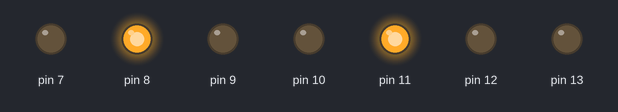
A sketch run on a simulated Arduino Uno, built with avr-gcc and run on an emulated ATmega328P. Parts: output pins drawn as LEDs (lit = HIGH).

Above: at 0.5 s.
At 1.5 s:
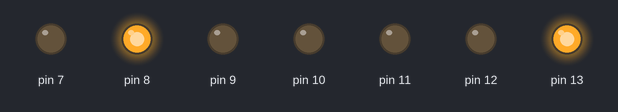
At 2.5 s:
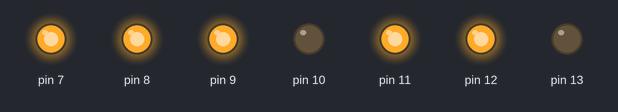
At 3.5 s:
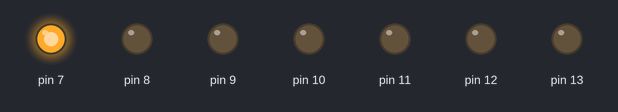
Timing chart, 0 to 5.2 s (numbered marks = the images above):
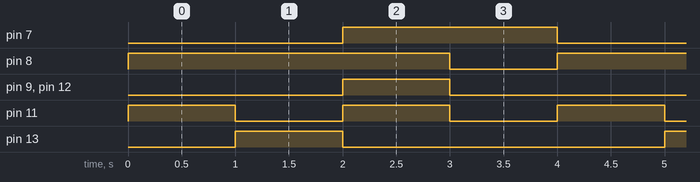

Measured:
- by itself, pin 7: alternates HIGH for 2.0 s and LOW for 2.0 s
- by itself, pin 8: alternates HIGH for 3.0 s and LOW for 1.0 s
- by itself, pin 9, pin 12, pin 13: alternates HIGH for 1.0 s and LOW for 3.0 s
- by itself, pin 11: alternates HIGH for 1.0 s and LOW for 1.0 s

The sketch:

Seven-segment_display.ino
```cpp
//本次拿到的七段顯示器是共陽極,
//顧名思義所有,3或8腳位輸入正極
//其他腳位陽位的正極就一起接上了
//輸出時,其他腳位輸出高電壓對應位置熄燈
//低電位亮燈


const int light[4][7] =
{ {1, 0, 0, 0, 0, 0, 0}, //0
  {1, 1, 1, 0, 1, 1, 0}, //1
  {0, 1, 0, 0, 0, 0, 1},
  {0, 1, 0, 0, 1, 0, 0}

};


void setup() {
  // put your setup code here, to run once:
  /*對應除了3&8外,1~10號腳位*/

  pinMode(7, OUTPUT);//1
  pinMode(8, OUTPUT);//2
  pinMode(9, OUTPUT);//4
  pinMode(10, OUTPUT);//5
  pinMode(11, OUTPUT);//6
  pinMode(12, OUTPUT);//7
  pinMode(13, OUTPUT);//9


}

void loop() {
  // put your main code here, to run repeatedly:

  for (int i = 0; i < 7; i++) {
    digitalWrite(i + 7, light[3][i]);

  }

  delay(1000);
  for (int i = 0; i < 7; i++) {
    digitalWrite(i + 7, light[2][i]);

  }
  delay(1000);
  for (int i = 0; i < 7; i++) {
    digitalWrite(i + 7, light[1][i]);

  }
  delay(1000);
  for (int i = 0; i < 7; i++) {
    digitalWrite(i + 7, light[0][i]);

  }
  delay(1000);


  /*digitalWrite(7,0);
    digitalWrite(8,1);
    digitalWrite(9,LOW);
    digitalWrite(10,LOW);
    digitalWrite(11,LOW);
    digitalWrite(12,LOW);
    digitalWrite(13,LOW);*/


}
```
